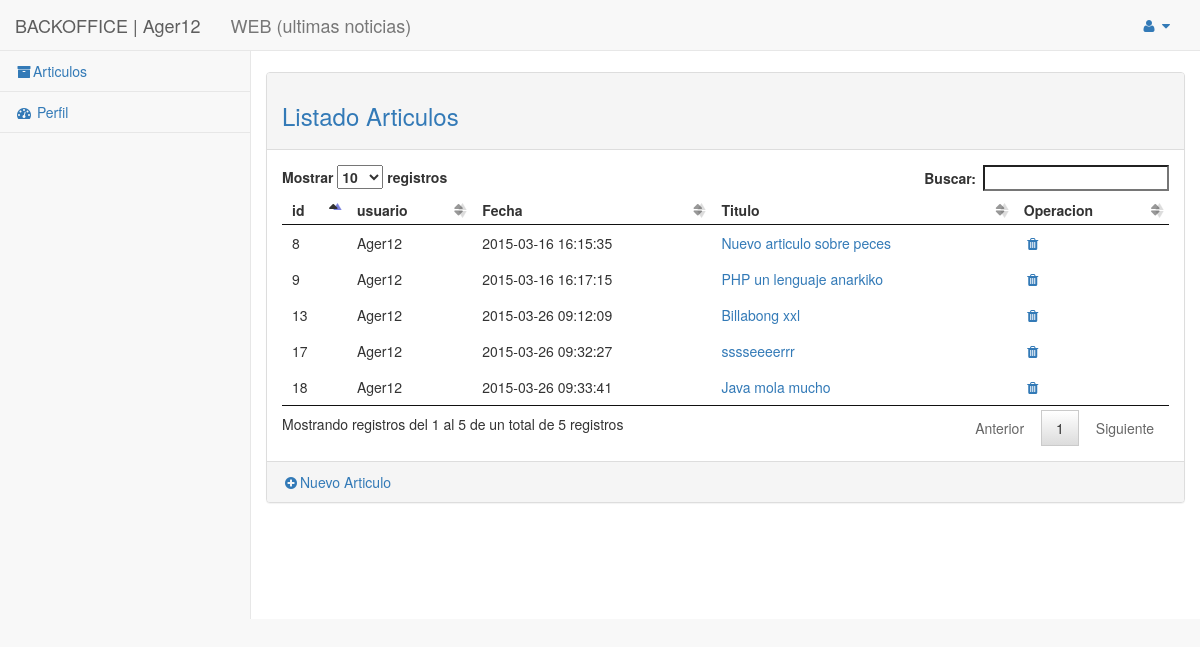
Screenshot of /backoffice/articulo/controlador.php (signed in) with the database file from the repository.
### tables this page shows
CREATE TABLE IF NOT EXISTS `articulo` (
  `id` int(11) NOT NULL AUTO_INCREMENT,
  `fecha` timestamp NULL DEFAULT CURRENT_TIMESTAMP COMMENT 'fecha del artículo',
  `titulo` varchar(250) NOT NULL DEFAULT 'Sin titulo' COMMENT 'título del articulo',
  `contenido` text NOT NULL,
  `id_usuario` int(11) NOT NULL,
  `url_foto` varchar(535) NOT NULL,
  PRIMARY KEY (`id`),
  KEY `id_usuario` (`id_usuario`)
);

CREATE TABLE IF NOT EXISTS `usuario` (
  `id` int(11) NOT NULL AUTO_INCREMENT,
  `email` varchar(250) NOT NULL,
  `password` varchar(50) NOT NULL,
  `nombre` varchar(250) NOT NULL,
  `rol` int(1) NOT NULL DEFAULT '1' COMMENT '0=Administrador  1=usuario',
  PRIMARY KEY (`id`),
  UNIQUE KEY `email` (`email`)
);

### core/Database.php (called while the page is built, shortened)
<?php
class Database{
	private $db_host = "localhost";
	private $db_user = "root";
	private $db_pass = "";
	private $db_name = "mb15";
	private $con = false;
	private $result = array();
	public function connect(){
		if(!$this->con){
			$myconn = @mysql_connect($this->db_host,$this->db_user,$this->db_pass);
            if($myconn){
            	$seldb = @mysql_select_db($this->db_name,$myconn);
                if($seldb){
                	$this->con = true;
                    return true;
                }else{
                	array_push($this->result,mysql_error());
                    return false;
                }
            }else{
            	array_push($this->result,mysql_error());
                return false;
            }
        }else{
            return true;
        }
	}
    public function disconnect(){
    	if($this->con){
    		if(@mysql_close()){
    			$this->con = false;
				return true;
			}else{
				return false;
			}
		}
    }
	public function sql($sql){
		$query = @mysql_query($sql);
		if($query){
			$this->numResults = mysql_num_rows($query);
			for($i = 0; $i < $this->numResults; $i++){
				$r = mysql_fetch_array($query);
               	$key = array_keys($r);
               	for($x = 0; $x < count($key); $x++){
                   	if(!is_int($key[$x])){
                   		if(mysql_num_rows($query) >= 1){
                   			$this->result[$i][$key[$x]] = $r[$key[$x]];
						}else{
							$this->result = null;
						}
					}
				}
			}
			return true;
		}else{
			array_push($this->result,mysql_error());
			return false;
		}
	}
    public function getResult(){
        $val = $this->result;
        $this->result = array();
        return $val;
    }
}

### backoffice/articulo/modelo.php (called while the page is built, shortened)
<?php
	function getArticulos( $limit=10 , $id_usuario=null)
	{
		$sql = "SELECT a.id , titulo, id_usuario, nombre , fecha, nombre, contenido, url_foto FROM `articulo` as a , `usuario` as u WHERE a.id_usuario = u.id";
		$db = new Database();
		$db->connect();
		$where = '';
		if ( isset($id_usuario) ){
			$where =' and id_usuario='.$id_usuario;
		}
		$order = ' order by fecha';
		$db->sql( $sql.$where.$order );
		$res = $db->getResult();
		return $res;
	}
?>

### backoffice/articulo/vista.php (the view)
<?php require '../../html/backoffice/head.php'; ?>
<div id="page-wrapper">
    <div class="row">
        <div class="col-lg-12">
         </div>
     </div>
     <div class="row">
            <br>
            <div class="panel panel-default">
                <div class="panel-heading">
                     <h3 class="text-primary">Listado Articulos</h3>
                </div>
                <div class="panel-body">
					<table id="tabla">
					<thead>
						<tr>
							<th>id</th>
							<th>usuario</th>
							<th>Fecha</th>
							<th>Titulo</th>
							<th>Operacion</th>
						</tr>
					</thead>
					    <?php foreach($articulos as $articulo): ?>
					    <tr>
					    	<td><?php echo $articulo['id']?></td>
					    	<td><?php echo $articulo['nombre']?></td>
					        <td><?php echo $articulo['fecha']?></td>
					        <td>
					        	<a href="<?php echo(CONTROLLER_ARTICULO);?>?op=<?php echo(OP_DETALLE);?>&id=<?php echo $articulo['id']?>" >
					        		<?php echo $articulo['titulo']?>
					        	</a>
					        </td>
					        <td>
					        	<a href="<?php echo(CONTROLLER_ARTICULO);?>?id=<?php echo $articulo['id']?>&op=<?php echo(OP_ELIMINAR);?>"
					        	   title="Eliminar articulo"><i class="fa fa-trash fa-fw"></i></a>
					        </td>
					    </tr>
					<?php endforeach;?>
					</table>
				</div>
                <div class="panel-footer">
                    <a href="<?php echo(CONTROLLER_ARTICULO);?>?op=<?php echo(OP_DETALLE);?>"><i class="fa fa-plus-circle fa-fw"></i>Nuevo Articulo</a>
                 </div>
            </div>
		</div>
</div>
<?php require '../../html/backoffice/footer.php'; ?>

### html/backoffice/css/sb-admin-2.css (style rules this page uses)
body { background-color: #f8f8f8; }
#page-wrapper { padding: 0 15px; min-height: 568px; background-color: #fff; }
@media (min-width:768px) { #page-wrapper { position: inherit; margin: 0 0 0 250px; padding: 0 30px; border-left: 1px solid #e7e7e7; } }
table.dataTable thead .sorting, table.dataTable thead .sorting_asc, table.dataTable thead .sorting_desc, table.dataTable thead .sorting_asc_disabled, table.dataTable thead .sorting_desc_disabled { background: 0 0; }
table.dataTable thead .sorting_asc:after { content: "\f0de"; float: right; font-family: fontawesome; }
table.dataTable thead .sorting:after { content: "\f0dc"; float: right; font-family: fontawesome; color: rgba(50,50,50,.5); }

### rows the page displays
articulo: id "8", id_usuario.nombre "Ager12", fecha "2015-03-16 16:15:35", titulo "Nuevo articulo sobre peces"
articulo: id "9", id_usuario.nombre "Ager12", fecha "2015-03-16 16:17:15", titulo "PHP un lenguaje anarkiko"
articulo: id "13", id_usuario.nombre "Ager12", fecha "2015-03-26 09:12:09", titulo "Billabong xxl"
articulo: id "17", id_usuario.nombre "Ager12", fecha "2015-03-26 09:32:27", titulo "sssseeeerrr"
articulo: id "18", id_usuario.nombre "Ager12", fecha "2015-03-26 09:33:41", titulo "Java mola mucho"

### other values shown
$perfil['nombre'] "Ager12"
